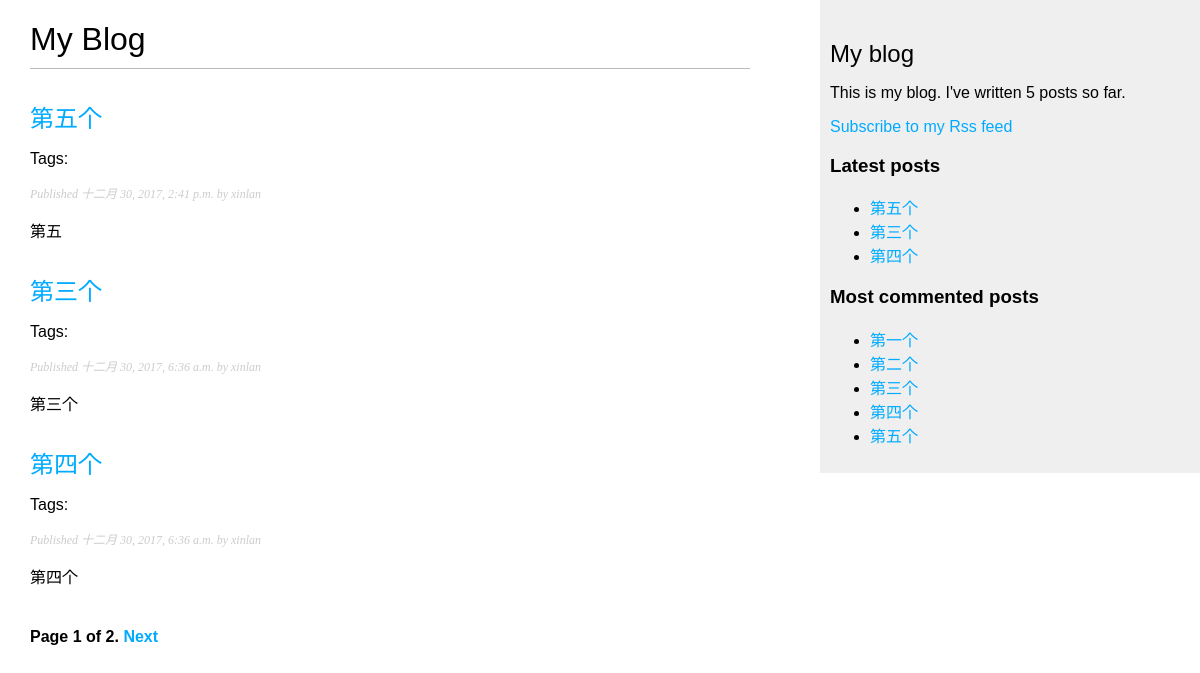
/blog/, run on an earlier commit of the app's database.
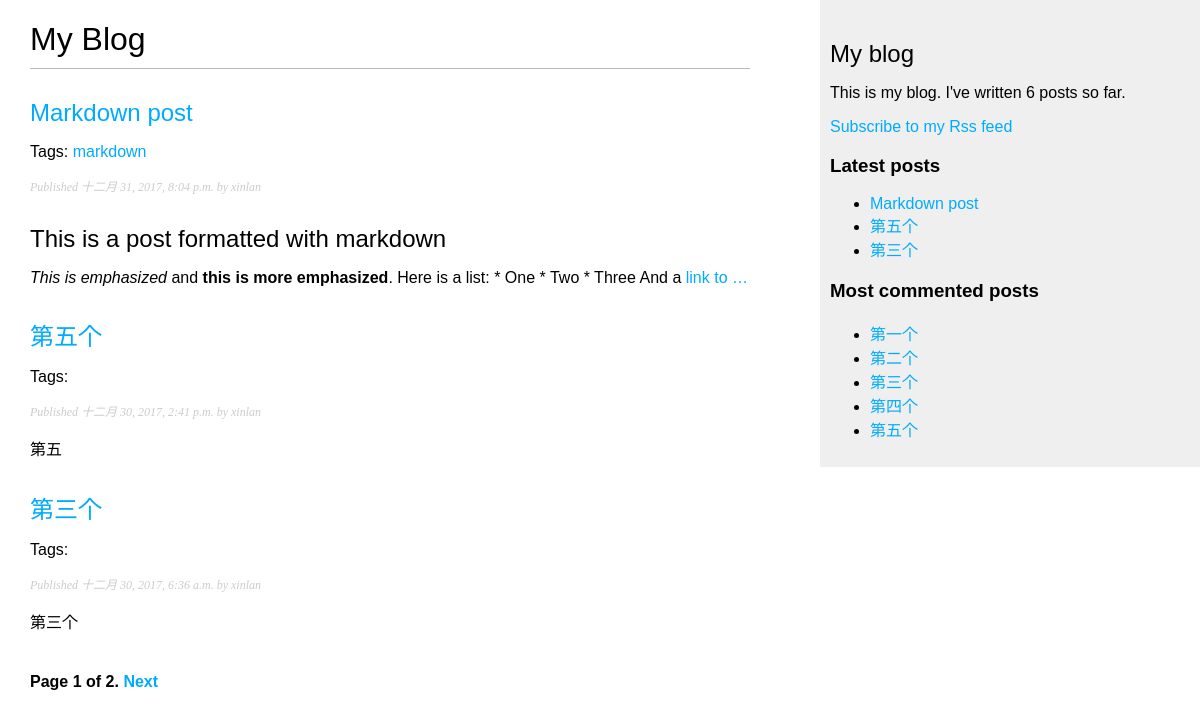
And on a later commit of the database.
### blog/models.py (models this page shows, shortened)
class Post(models.Model):
    STATUS_CHOICES = (
        ('draft', 'Draft'),
        ('published', 'Published'),
    )
    title = models.CharField('标题', max_length=250)
    slug = models.SlugField(max_length=250,
                            unique_for_date='publish')
    author = models.ForeignKey(User,
                               on_delete=models.CASCADE,
                               related_name='blog_posts')
    body = models.TextField()
    publish = models.DateTimeField(default=timezone.now)
    created = models.DateTimeField(auto_now_add=True)
    updated = models.DateTimeField(auto_now=True)
    status = models.CharField(max_length=10,
                              choices=STATUS_CHOICES,
                              default='draft')
    objects = models.Manager()
    published = PublishedManager()
    tags = TaggableManager()
    class Meta:
        ordering = ('-publish',)
    def get_absolute_url(self):
        return reverse('blog:post_detail',
                       args=(
                           self.publish.year,
                           self.publish.strftime('%m'),
                           self.publish.strftime('%d'),
                           self.slug
                       ))

### blog/views.py (the view)
# urls.py: url(r'^tag/(?P<tag_slug>[-\w]+)/$', views.post_list, name='post_list_by_tag'),
def post_list(request, tag_slug=None):
    object_list = Post.published.all()
    tag = None
    if tag_slug:
        tag = get_object_or_404(Tag, slug=tag_slug)
        object_list = object_list.filter(tags__in=[tag])
    paginator = Paginator(object_list, 3)  # 3 posts in each page
    page = request.GET.get('page')
    try:
        posts = paginator.page(page)
    except PageNotAnInteger:
        posts = paginator.page(1)
    except EmptyPage:
        posts = paginator.page(paginator.num_pages)
    return render(request, 'blog/post/list.html', {'posts': posts,
                                                   'page': page,
                                                   'tag': tag})

### blog/models.py (called while the page is built)
    def get_queryset(self):
        return super(PublishedManager, self).get_queryset().filter(status='published')

### blog/templatetags/blog_tags.py (called while the page is built)
@register.simple_tag
def total_posts():
    return Post.published.count()

@register.inclusion_tag('blog/post/latest_posts.html')
def show_latest_posts(count=5):
    latest_posts = Post.published.order_by('-publish')[:count]
    return {'latest_posts': latest_posts}

@register.simple_tag
def get_most_commented_posts(count=5):
    return Post.published.annotate(
        total_comments=Count('comments')
    ).order_by('-total_comments')[:count]

@register.filter(name='markdown')
def markdown_format(text):
    return mark_safe(markdown.markdown(text))

### blog/templates/blog/post/list.html (shortened to what this page needs)
{% extends "blog/base.html" %}
{% load blog_tags %}
{% block content %}
<h1>My Blog</h1>
    {%  for post in posts %}
        <h2>
            <a href="{{ post.get_absolute_url }}">
                {{ post.title }}
            </a>
        </h2>
        <p class="tags">
            Tags:
            {% for tag in post.tags.all %}
                <a href="{% url "blog:post_list_by_tag" tag.slug %}">
                    {{ tag.name }}
                </a>
            {% endfor %}
        </p>
        <p class="date">
            Published {{ post.publish }} by {{ post.author }}
        </p>
        {{ post.body|markdown|truncatewords:30 }}
    {% endfor %}
    {% include "blog/pagination.html" with page=posts %}
{% endblock %}

### blog/templates/blog/base.html (shortened to what this page needs)
{% load blog_tags %}
{% load staticfiles %}
<!DOCTYPE html>
<html lang="en">
<head>
    <link rel="stylesheet" href="{% static "css/blog.css" %}">
</head>
<body>
    <div id="content">
        {% block content %}
        {% endblock %}
    </div>
    <div id="sidebar">
        <h2>My blog</h2>
        <p>This is my blog. I've written {% total_posts %} posts so far.</p>
        <p><a href="{% url "blog:post_feed" %}">Subscribe to my Rss feed</a></p>
        <h3>Latest posts</h3>
        {% show_latest_posts 3 %}
        <h3>Most commented posts</h3>
        {% get_most_commented_posts as most_commented_posts %}
        <ul>
            {% for post in most_commented_posts %}
                <li>
                    <a href="{{ post.get_absolute_url }}">{{ post.title }}</a>
                </li>
            {% endfor %}
        </ul>
    </div>
</body>
</html>

### blog/templates/blog/pagination.html (shortened to what this page needs)
<div class="pagination">
    <span class="step-links">
    <span class="current">
        Page {{ page.number }} of {{ page.paginator.num_pages }}.
    </span>
        {% if page.has_next %}
            <a href="?page={{ page.next_page_number }}">Next</a>
        {% endif %}
    </span>
</div>

### blog/templates/blog/post/latest_posts.html
<ul>
    {% for post in latest_posts %}
        <li>
            <a href="{{ post.get_absolute_url }}">{{ post.title }}</a>
        </li>
    {% endfor %}
</ul>

### blog/static/css/blog.css (style rules this page uses)
body { margin:0; padding:0; font-family:helvetica, sans-serif; }
a { color:#00abff; text-decoration:none; }
h1 { font-weight:normal; border-bottom:1px solid #bbb; padding:0 0 10px 0; }
h2 { font-weight:normal; margin:30px 0 0; }
#content { float:left; width:60%; padding:0 0 0 30px; }
#sidebar { float:right; width:30%; padding:10px; background:#efefef; height:100%; }
p.date { color:#ccc; font-family: georgia, serif; font-size: 12px; font-style: italic; }
.pagination { margin:40px 0; font-weight:bold; }

What changed in the data, as far as the page shows it:
no longer on one of the page's lists (row unchanged): Post: title "第四个", publish "十二月 30, 2017, 6:36 a.m.", author "xinlan", body "第四个"
added Post: title "Markdown post", publish "十二月 31, 2017, 8:04 p.m.", author "xinlan", body "This is a post formatted with markdown This is emphasized and this is more emphasized . Here is a list: * One * Two * Three And a link to …"
added Tag: name "markdown"
Also different on the page:
text no longer shown: "5"
text now shown: "6"
